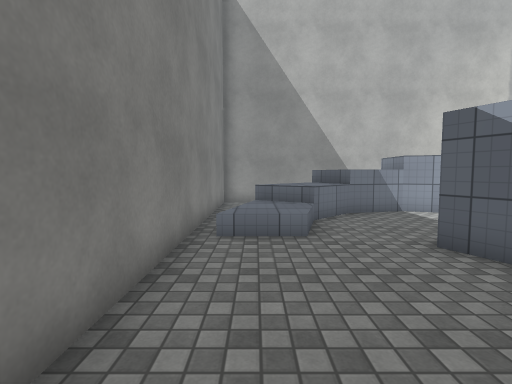
view 1 (above)

18 first-person views from a walk through a Unity game level. The camera is 1.4 m above the floor, tilts 4° down and sees 85° across. The floor is counted in squares, 1 m on a side. Each view is taken from the middle of a square. On the plan, view 1 faces up. The plan holds only what a view shows up to about 14 squares ahead; the rest is blank. The player character is not drawn. Door leaves are left out, so doorways stand open. Surface patterns are stand-ins for the level's own textures.

view 2
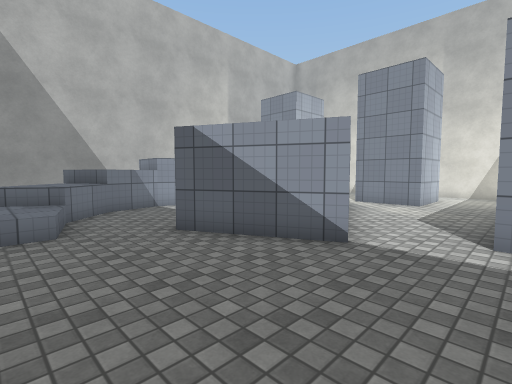

view 3
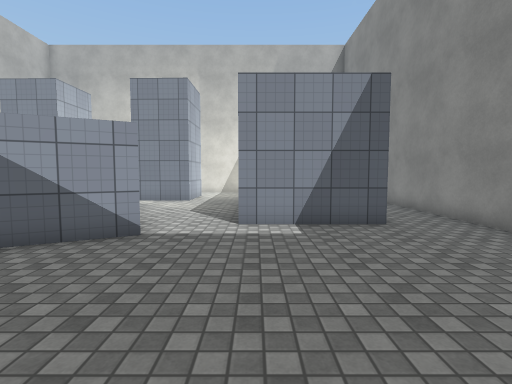

view 4
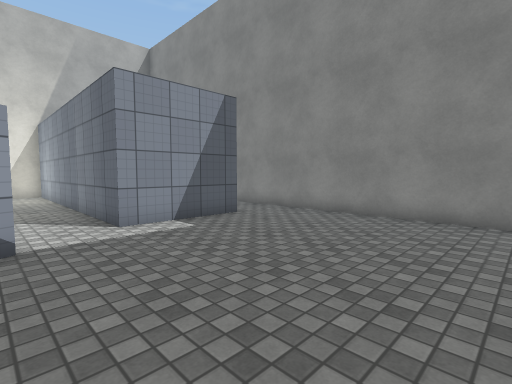

view 5
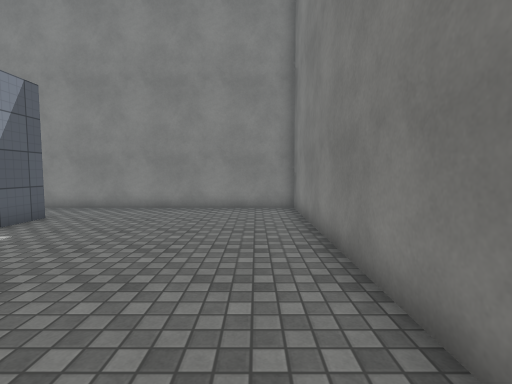

view 6
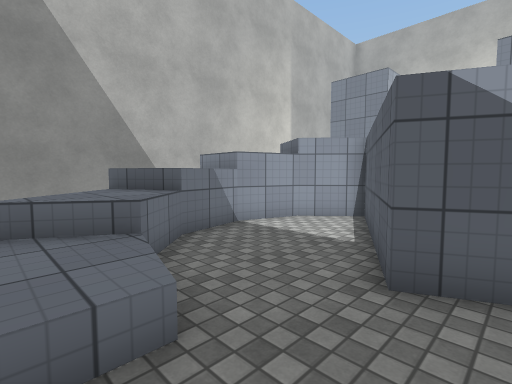

view 7
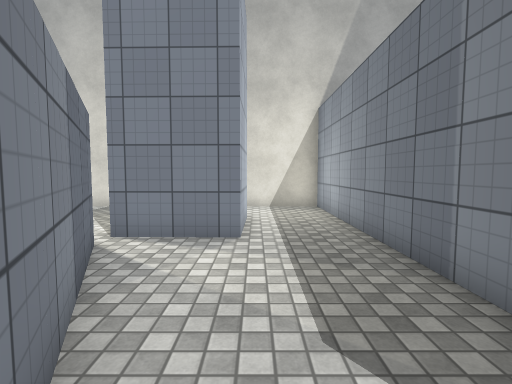

view 8
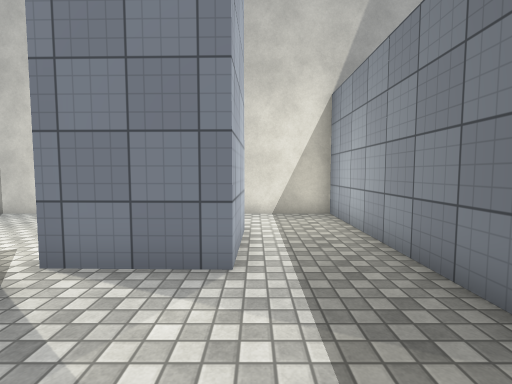

view 9
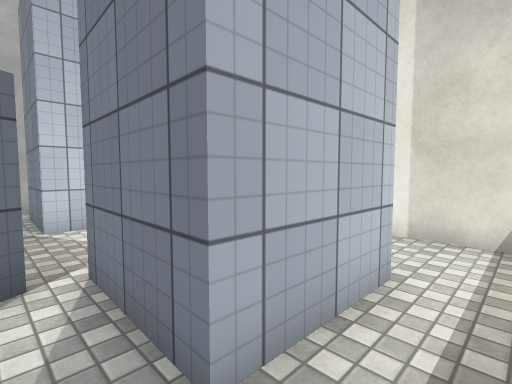

view 10
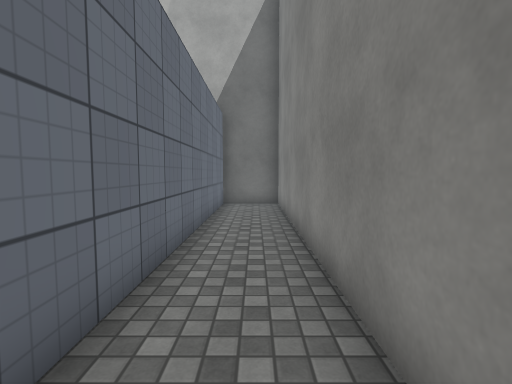

view 11
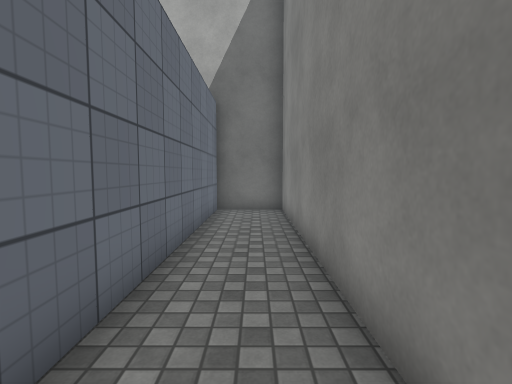

view 12
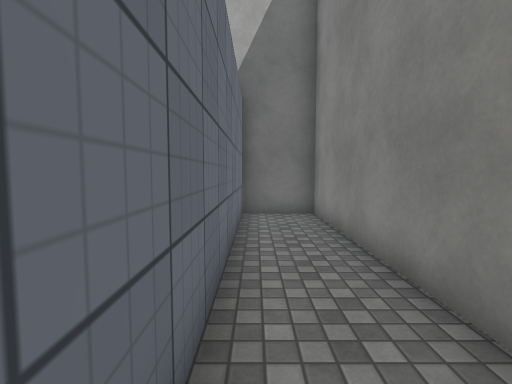

view 13
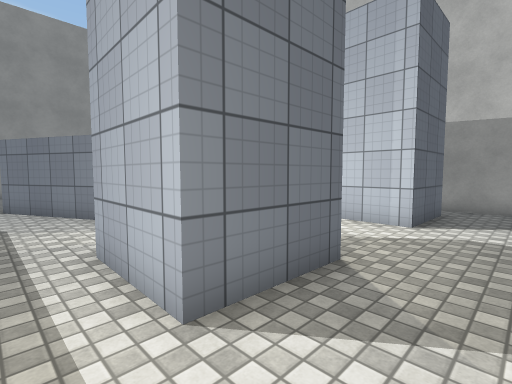

view 14
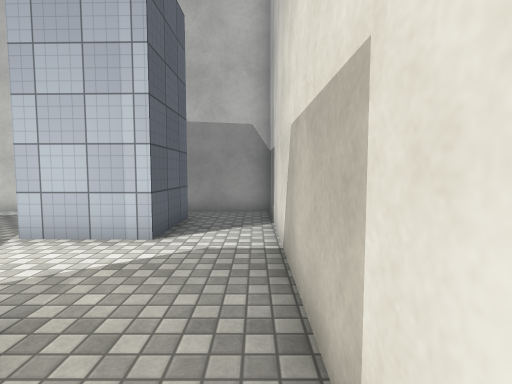

view 15
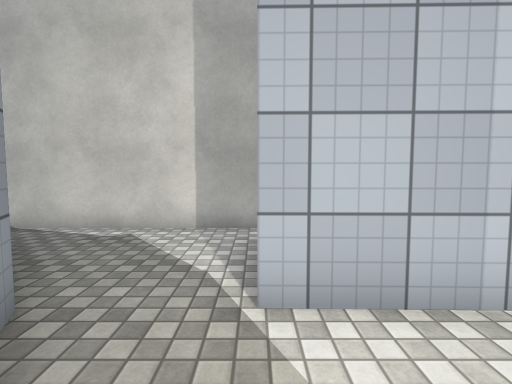

view 16
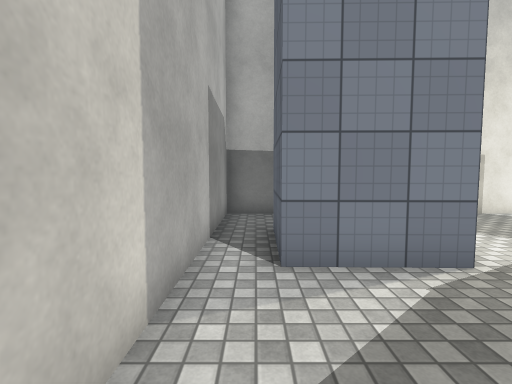

view 17
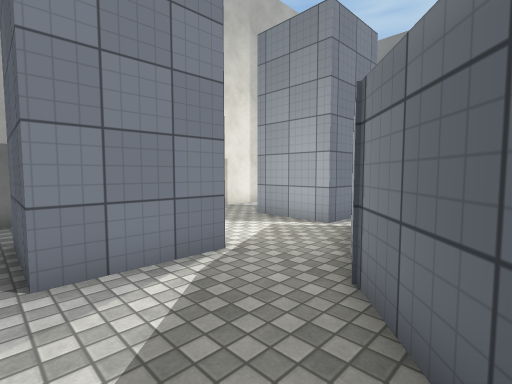

view 18
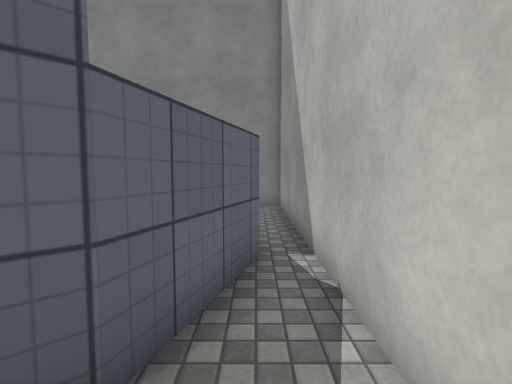

### Floor plan
Key: @ floor where view 1 was taken; # wall or solid block; x gap in a wall; . main floor; : floor 0.5 m higher than the main floor; + floor 1 m higher than the main floor; * floor 2 m higher than the main floor; % floor 2.5 m higher than the main floor; / step, stairs or slope; D open door; = window, fence, low wall or low ledge; v drop or lower ground.
Columns run from 2 left of view 1 to 19 right of it. Each row starts with its distance up from view 1.
 13 ######################
 12 #....................#
 11 #.  v    */....####..#
 10 #. ++/#x#*/%...####..#
  9 #.:++=..../ %#.####..#
  8 #.::=......  ........#
  7 #.::.....v%  %.......#
  6 #///...v%     .......#
  5 #.....%      %#####..#
  4 #.....#    %#..#  #..#
  3 #......%  #....# ##..#
  2 #......##......###...#
  1 #....................#
  0 #.@..................#
 -1 #........#############
 -2 #........#
 -3 #........#
 -4 #........#############
 -5 #........D...........#
 -6 #........D...........#
 -7 #########D############

Where each view was taken, in squares from view 1:
view 1: 0 up, 0 right, facing up
view 2: 1 down, 0 right, facing up-right
view 3: 1 down, 1 left, facing right
view 4: 2 up, 1 left, facing down-right
view 5: 4 up, 0 right, facing down
view 6: 4 up, 0 right, facing up-right
view 7: 2 up, 7 right, facing right
view 8: 2 up, 9 right, facing right
view 9: 1 up, 12 right, facing up-right
view 10: 6 down, 6 right, facing right
view 11: 6 down, 8 right, facing right
view 12: 5 down, 9 right, facing right
view 13: 1 up, 18 right, facing up-left
view 14: 3 up, 18 right, facing up
view 15: 6 up, 13 right, facing up
view 16: 12 up, 9 right, facing right
view 17: 12 up, 9 right, facing down-right
view 18: 12 up, 10 right, facing left
